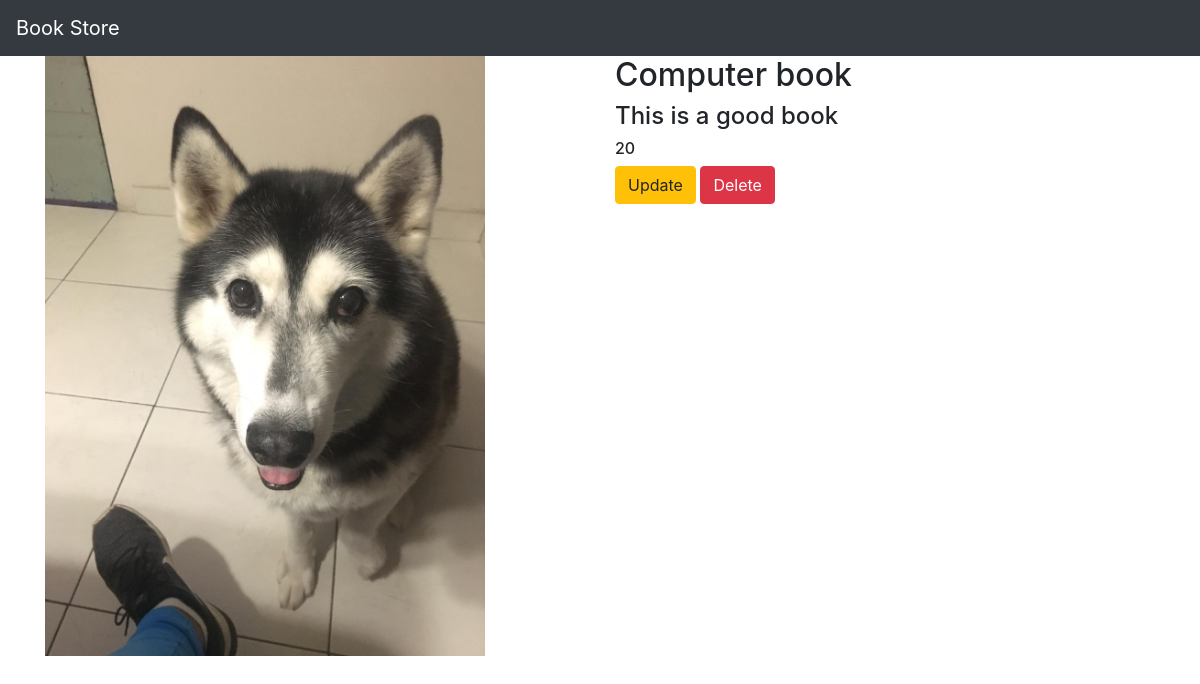
Screenshot of /book/3/ with the database file from the repository.
### myapp/models.py (models this page shows, shortened)
class Book(models.Model):
    name = models.CharField(max_length=100)
    desc = models.CharField(max_length=300)
    price = models.IntegerField()
    book_image = models.ImageField(default='default.jpg', upload_to='book_images/')

### myapp/views.py (the view)
# urls.py: path('book/<int:book_id>/', views.detail, name='detail'),
def detail(request, book_id):
    book = Book.objects.get(id=book_id)
    return render(request, 'myapp/detail.html',{'book':book})

### myapp/templates/myapp/detail.html
{% extends 'myapp/base.html' %}
{% block body %}
<div class="container">
    <div class="row">
        <div class="col-md-6">
            <img width="440" height="600" src="{{book.book_image.url}}">
        </div>
        <div class="col-md-6">
            <h2>{{book.name}}</h2>
            <h4>{{book.desc}}</h4>
            <h6>{{book.price}}</h6>
            <a class="btn btn-warning" href="{% url 'myapp:update' book.id %}">Update</a>
            <a class="btn btn-danger" href="{% url 'myapp:delete' book.id %}">Delete</a>
        </div>
    </div>
</div>
{% endblock %}

### myapp/static/myapp/style.css (style rules this page uses)
body { background-color: aqua; }

### rows the page displays
Book: book_image (placeholder picture), name "Computer book", desc "This is a good book", price "20"
